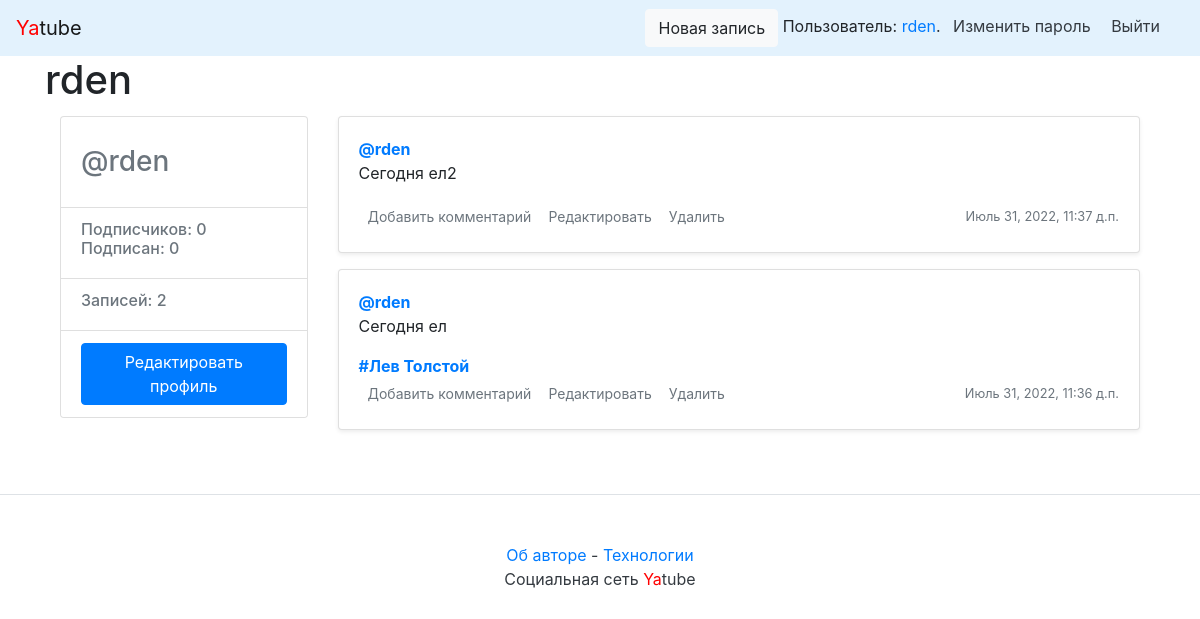
The page /rden/ (signed in) on the database as committed earlier.
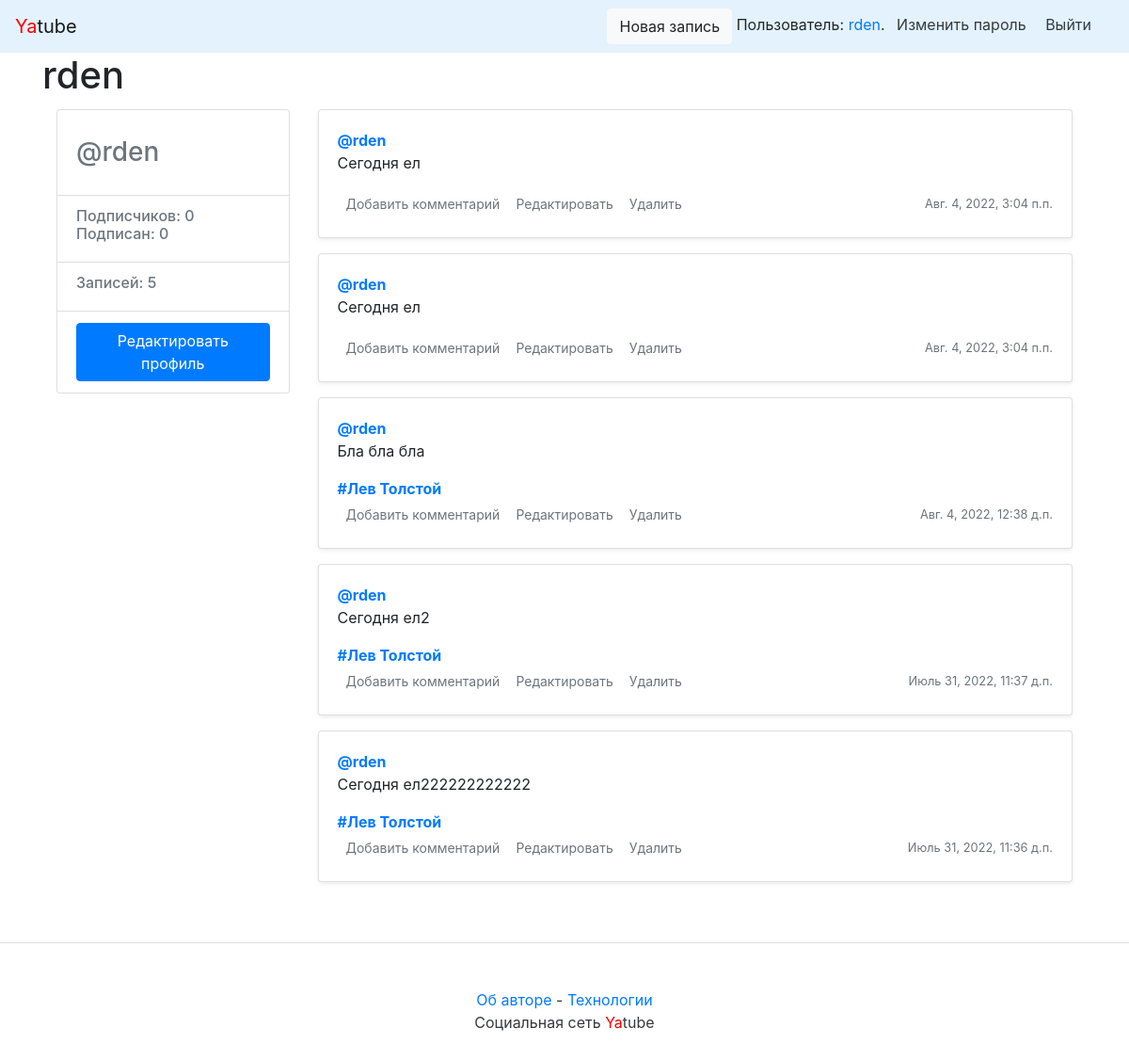
The same page on the database as committed later.
### posts/models.py (models this page shows, shortened)
class Post(models.Model):
    text = models.TextField(verbose_name='Текст')
    pub_date = models.DateTimeField("date published", auto_now_add=True)
    author = models.ForeignKey(User, on_delete=models.CASCADE, related_name="posts")
    group = models.ForeignKey(Group, on_delete=models.CASCADE, blank=True, null=True, verbose_name='Группа')
    image = models.ImageField(upload_to='posts/', blank=True, null=True, verbose_name='Изображение')

class Group(models.Model):
    title = models.CharField(max_length=200)
    slug = models.SlugField(unique=True)
    description = models.TextField()

### posts/views.py (the view)
# urls.py: path('<str:username>/', views.profile, name='profile'),
def profile(request, username):
    profile = get_object_or_404(User, username=username)
    post_list = profile.posts.order_by('-pub_date').all()
    paginator = Paginator(post_list, 5)
    page_number = request.GET.get('page')
    page = paginator.get_page(page_number)
    follow = Follow.objects.filter(user=request.user, author=profile).exists()
    return render(request, 'profile.html', {"profile": profile, "page": page, "paginator": paginator, 'follow': follow})

### yatube/context_processors/context.py (called while the page is built)
def year(request):
    return {'year': dt.datetime.now().year}

### templates/profile.html (shortened to what this page needs)
{% extends "base.html" %}
{% load thumbnail %}
{% block header %}{{ profile.username }}{% endblock %}
{% block content %}
<main role="main" class="container">
    <div class="row">
            <div class="col-md-3 mb-3 mt-1">
                    <div class="card">
                            <div class="card-body">
                                    <div class="h3 text-muted">
                                         @{{ profile.username }}
                                    </div>
                            </div>
                            <ul class="list-group list-group-flush">
                                    <li class="list-group-item">
                                            <div class="h6 text-muted">
                                            Подписчиков: {{ profile.following.count }} <br />
                                            Подписан: {{ profile.follower.count }}
                                            </div>
                                    </li>
                                    <li class="list-group-item">
                                            <div class="h6 text-muted">
                                                Записей: {{ profile.posts.all | length }}
                                            </div>
                                    </li>
                                    <li class="list-group-item">
                                        {% if profile.username == user.username %}
                                        <a class="btn btn-primary"
                                            href="{% url 'profile_edit' profile.username%}" role="button">
                                            Редактировать профиль
                                        </a>
                                        {% endif %}
                                    </li>
                            </ul>
                    </div>
            </div>
            <div class="col-md-9">
                {% for post in page %}
                    {% include "post_item.html" with post=post %}
                {% endfor %}
     </div>
    </div>
</main>
{% endblock %}

### templates/base.html (shortened to what this page needs)
<!doctype html>
<html>
<head>
    {% load static %}
    <link rel="stylesheet" href="{% static 'bootstrap/dist/css/bootstrap.min.css' %}">
</head>
<body>
    {% include 'nav.html' %}
    <main>
        <div class="container">
            <h1>{% block header %}{% endblock %}</h1>
            {% block content %}{% endblock %}
        </div>
    </main>
    {% include 'footer.html' %}
</body>
</html>

### templates/nav.html
<nav class="navbar navbar-light" style="background-color: #e3f2fd;">
    <a class="navbar-brand" href="/"><span style="color:red">Ya</span>tube</a>
    <nav class="my-2 my-md-0 mr-md-3">
        <a class="btn btn-light" href="{% url 'new_post' %}">Новая запись</a>
        {% if user.is_authenticated %}
        Пользователь: <a href="{% url 'profile' user.username %}">{{ user.username }}</a>.
        <a class="p-2 text-dark" href="{% url 'password_change' %}">Изменить пароль</a>
        <a class="p-2 text-dark" href="{% url 'logout' %}">Выйти</a>
        {% else %}
        <a class="p-2 text-dark" href="{% url 'login' %}">Войти</a> |
        <a class="p-2 text-dark" href="{% url 'signup' %}">Регистрация</a>
        {% endif %}
    </nav>
</nav>

### templates/post_item.html (shortened to what this page needs)
<div class="card mb-3 mt-1 shadow-sm">
    {% load thumbnail %}
    <div class="card-body">
        <p class="card-text">
            <a name="post_{{ post.id }}" href="{% url 'profile' post.author.username %}">
                <strong class="d-block text-gray-dark">@{{ post.author }}</strong>
            </a>
            {{ post.text|linebreaksbr }}
        </p>
        {% if post.group %}
        <a class="card-link muted" href="{% url 'group' post.group.slug %}">
                <strong class="d-block text-gray-dark">#{{ post.group.title }}</strong>
        </a>
        {% endif %}
        <div class="d-flex justify-content-between align-items-center">
            <div class="btn-group ">
                <a class="btn btn-sm text-muted" href="{% url 'post' post.author.username post.id %}" role="button">
                    {% if post.comments.exists %}
                    {{ post.comments.count }} комментариев
                    {% else%}
                    Добавить комментарий
                    {% endif %}
                </a>
                 {% if user == post.author %}
                 <a class="btn btn-sm text-muted" href="{% url 'post_edit' post.author.username post.id %}"
                        role="button">
                        Редактировать
                </a>
                <a class="btn btn-sm text-muted" href="{% url 'post_delete' post.author.username post.id %}"
                        role="button">
                        Удалить
                </a>
                {% endif %}
            </div>
            <small class="text-muted">{{ post.pub_date }}</small>
        </div>
    </div>
</div>

### templates/footer.html
<footer class="pt-4 my-md-5 pt-md-5 border-top">
        <p class="m-0 text-dark text-center "><a href="/about-author/">Об авторе</a> - <a href="/about-spec/">Технологии</a></p>
        <p class="m-0 text-dark text-center ">Социальная сеть <span style="color:red">Ya</span>tube</p>
</footer>

Rows that differ between the two databases and show on the page:
added Post: author "rden", text "Сегодня ел", shows "Добавить комментарий", shows "Редактировать", pub_date "Авг. 4, 2022, 3:04 п.п."
added Post: author "rden", text "Сегодня ел", shows "Добавить комментарий", shows "Редактировать", pub_date "Авг. 4, 2022, 3:04 п.п."
added Post: author "rden", text "Бла бла бла", group "Лев Толстой", shows "Добавить комментарий", shows "Редактировать", pub_date "Авг. 4, 2022, 12:38 д.п."
changed Post "Сегодня ел2": group_id empty → 1 (drawn); group (not shown) → "Лев Толстой"
changed Post: text "Сегодня ел" → "Сегодня ел222222222222"
Other text that changed with them:
{{ profile.posts.all | length }}: "2" → "5"
